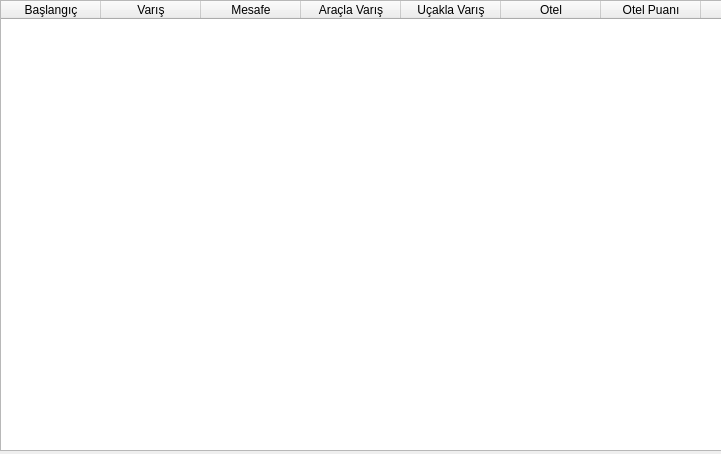
<?xml version="1.0" encoding="UTF-8"?>
<ui version="4.0">
 <class>Form</class>
 <widget class="QWidget" name="Form">
  <property name="geometry">
   <rect>
    <x>0</x>
    <y>0</y>
    <width>721</width>
    <height>454</height>
   </rect>
  </property>
  <property name="windowTitle">
   <string>Seyahat Listesi</string>
  </property>
  <widget class="QTableWidget" name="tablo">
   <property name="geometry">
    <rect>
     <x>0</x>
     <y>0</y>
     <width>851</width>
     <height>451</height>
    </rect>
   </property>
   <column>
    <property name="text">
     <string>Başlangıç</string>
    </property>
   </column>
   <column>
    <property name="text">
     <string>Varış</string>
    </property>
   </column>
   <column>
    <property name="text">
     <string>Mesafe</string>
    </property>
   </column>
   <column>
    <property name="text">
     <string>Araçla Varış</string>
    </property>
   </column>
   <column>
    <property name="text">
     <string>Uçakla Varış</string>
    </property>
   </column>
   <column>
    <property name="text">
     <string>Otel</string>
    </property>
   </column>
   <column>
    <property name="text">
     <string>Otel Puanı</string>
    </property>
   </column>
   <column>
    <property name="text">
     <string>Fiyat</string>
    </property>
   </column>
  </widget>
 </widget>
 <resources/>
 <connections/>
</ui>
